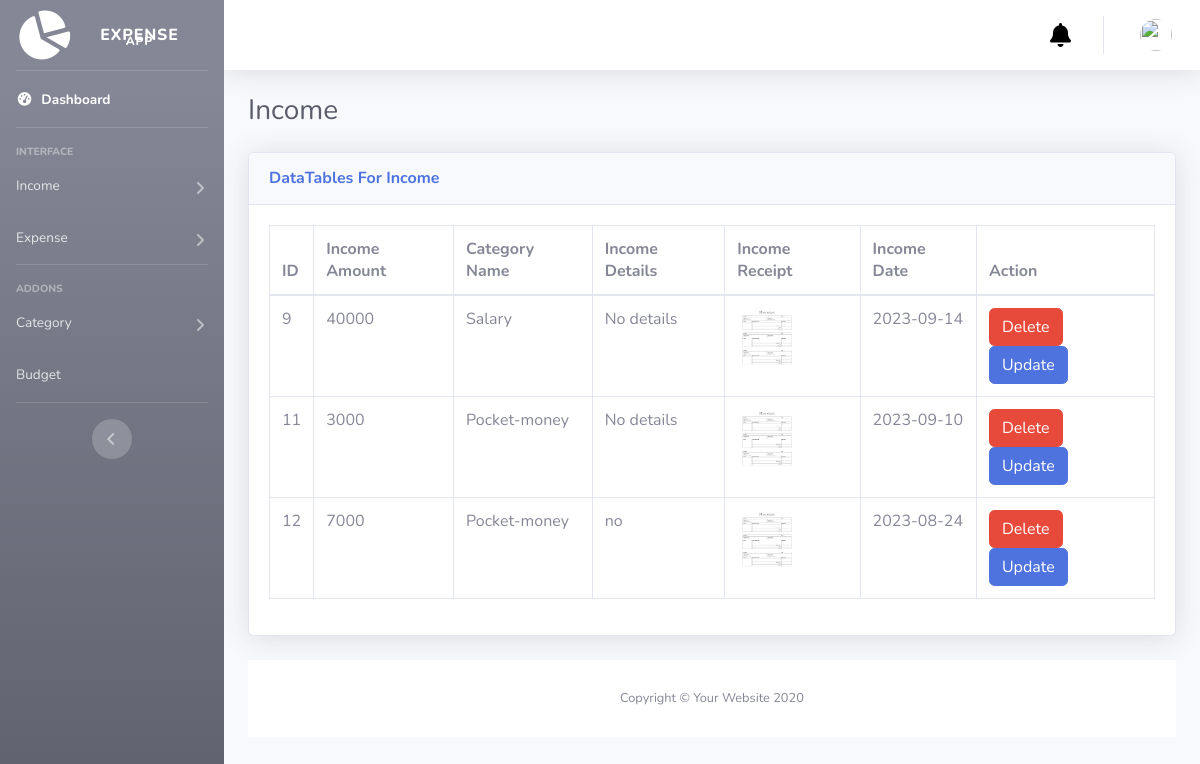
The app's page /income.php with its own data.
### tables this page shows
CREATE TABLE `income` (
  `income_id` int(11) NOT NULL,
  `income_amount` int(11) NOT NULL,
  `category_id` int(11) NOT NULL,
  `income_details` varchar(255) NOT NULL,
  `income_receipt` varchar(255) NOT NULL,
  `income_date` varchar(255) NOT NULL,
  `income_month` varchar(255) NOT NULL,
  `income_year` varchar(255) NOT NULL
);

CREATE TABLE `category` (
  `category_id` int(11) NOT NULL,
  `category_name` varchar(255) NOT NULL,
  `category_purpose` varchar(255) NOT NULL
);

### income.php (the view, shortened to what this page needs)
<?php require 'include/top.php'; ?>
</head>
<body id="page-top">
    <div id="wrapper">
        <?php require 'include/sidebar.php'; ?>
        <div id="content-wrapper" class="d-flex flex-column">
            <div id="content">
                <?php require 'include/navbar.php'; ?>
                <div class="container-fluid">
                    <h1 class="h3 mb-4 text-gray-800">Income </h1>
                    <div class="row">
                        <div class="col">
                            <div class="card shadow mb-4">
                                <div class="card-header py-3">
                                    <h6 class="m-0 font-weight-bold text-primary">DataTables For Income</h6>
                                </div>
                                <div class="card-body">
                                    <div class="table-responsive">
                                        <table class="table table-bordered" id="dataTable" width="100%" cellspacing="0">
                                            <thead>
                                                <tr>
                                                    <th>ID</th>
                                                    <th>Income Amount</th>
                                                    <th>Category Name</th>
                                                    <th>Income Details</th>
                                                    <th>Income Receipt</th>
                                                    <th>Income Date</th>
                                                    <th>Action</th>
                                                </tr>
                                            </thead>
                                            <tbody>
                                                <?php
                                                require("include/config.php");
                                                $select_income = "SELECT * FROM income";
                                                $run_income= mysqli_query($conn,$select_income);
                                                while($row_income= mysqli_fetch_array($run_income)){
                                                $income_id = $row_income[0];
                                                $income_amount = $row_income[1];
                                                $category_id=$row_income[2];
                                                $income_details = $row_income[3];
                                                $income_receipt = $row_income[4];
                                                $income_date = $row_income[5];
                                                $select_category="SELECT * FROM category WHERE category_id='$category_id'";
                                                $run_category= mysqli_query($conn,$select_category);
                                                $row_category=mysqli_fetch_array($run_category);
                                                $category_name=$row_category['category_name'];
                                                ?>
                                                <tr>
                                                    <td><?php echo $income_id;?></td></td>
                                                    <td><?php echo $income_amount;?></td>
                                                    <td><?php echo $category_name;?></td>
                                                    <td><?php echo $income_details;?></td>
                                                    <td><img src="images/<?php echo $income_receipt;?>" alt="" height="60px" width="60px"></td>
                                                    <td><?php echo $income_date;?></td>
                                                    <td><a href="income.php?del=<?php echo $income_id;?>" class="btn btn-danger ">Delete</a>
                                                    <a href="edit_income.php?edit=<?php echo $income_id;?>" class="btn btn-primary ">Update</a>
                                                </td>
                                                </tr>
                                                <?php }?>
                                            </tbody>
                                        </table>
                                    </div>
                                </div>
                            </div>
                        </div>
                    </div>
                    <footer class="sticky-footer bg-white">
                        <div class="container my-auto">
                            <div class="copyright text-center my-auto">
                                <span>Copyright &copy; Your Website 2020</span>
                            </div>
                        </div>
                    </footer>
                </div>
            </div>
            <?php
            require "include/footer.php"; ?>

### records on screen
income: income_id "9", income_amount "40000", category.category_name "Salary", income_details "No details", income_receipt (picture), income_date "2023-09-14"
income: income_id "11", income_amount "3000", category.category_name "Pocket-money", income_details "No details", income_receipt (picture), income_date "2023-09-10"
income: income_id "12", income_amount "7000", category.category_name "Pocket-money", income_details "no", income_receipt (picture), income_date "2023-08-24"
